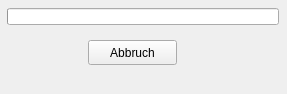
<?xml version="1.0" encoding="UTF-8"?>
<ui version="4.0">
  <class>DriveReadForm</class>
  <widget class="QDialog" name="DriveReadForm">
    <property name="geometry"><rect><x>0</x><y>0</y><width>287</width><height>94</height></rect></property>
    <property name="windowTitle"><string>DriveReadForm</string></property>
    <property name="vclBorderStyle" stdset="0"><string notr="true">bsDialog</string></property>
    <property name="vclPosition" stdset="0"><string notr="true">poOwnerFormCenter</string></property>
    <property name="vclBorderIcons" stdset="0"><string notr="true">biMinimize,biMaximize</string></property>
    <property name="vclDesignWidth" stdset="0"><number>287</number></property>
    <property name="vclDesignHeight" stdset="0"><number>94</number></property>
    <widget class="QProgressBar" name="ProgressBar">
      <property name="geometry"><rect><x>7</x><y>8</y><width>272</width><height>17</height></rect></property>
      <property name="minimum"><number>0</number></property>
      <property name="maximum"><number>1000</number></property>
      <property name="value"><number>0</number></property>
      <property name="textVisible"><bool>false</bool></property>
    </widget>
    <widget class="QStatusBar" name="StatusBar">
      <property name="geometry"><rect><x>0</x><y>75</y><width>287</width><height>19</height></rect></property>
      <property name="vclAlign" stdset="0"><string notr="true">alBottom</string></property>
      <property name="sizeGripEnabled"><bool>false</bool></property>
      <property name="vclSimplePanel" stdset="0"><bool>true</bool></property>
    </widget>
    <widget class="QPushButton" name="AbortButton">
      <property name="geometry"><rect><x>88</x><y>40</y><width>89</width><height>25</height></rect></property>
      <property name="text"><string>Abbruch</string></property>
      <property name="icon"><iconset resource="../../resources/dfend.qrc"><normaloff>:/glyphs/bd0ff9a43277f4e6.png</normaloff></iconset></property>
      <property name="autoDefault"><bool>false</bool></property>
      <property name="vclOnClick" stdset="0"><string notr="true">AbortButtonClick</string></property>
    </widget>
  </widget>
  <resources>
    <include location="../../resources/dfend.qrc" />
  </resources>
  <connections />
</ui>
